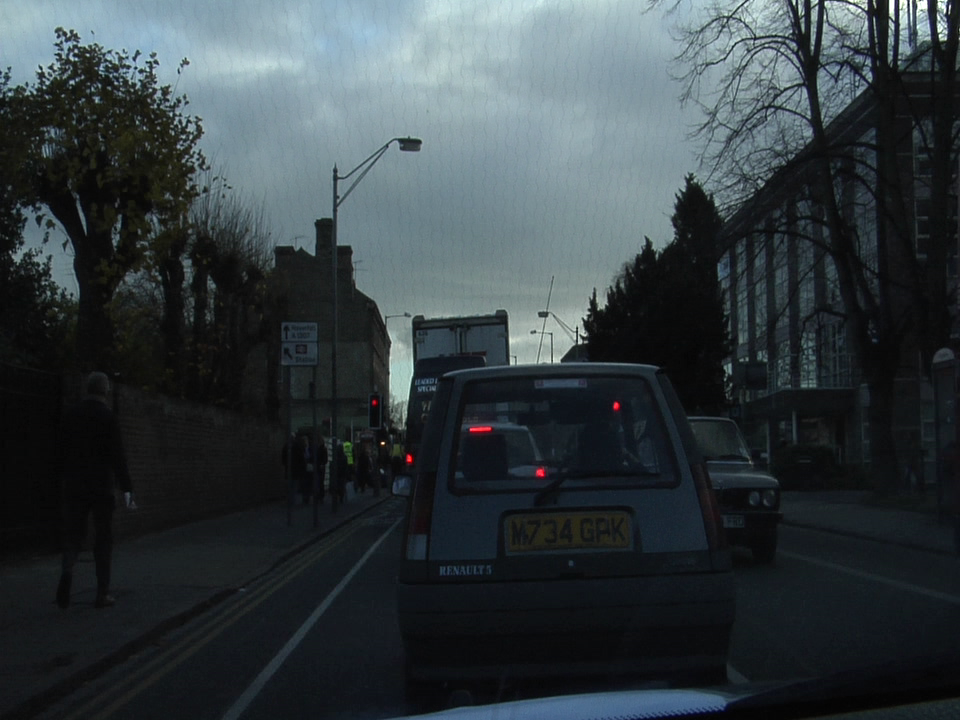
#> input picture FlaskApp/0001TP_009210.png, 960 x 720 px, found by its file name
$ jupyter execute --allow-errors Preprocess_images.ipynb
#> lines starting #> are read from the running program, lines starting #| are printed output that depends on the picture
[cell 1]
import numpy as np
import pandas as pd
import matplotlib.pyplot as plt
from tqdm import tqdm
import os
import cv2
from PIL import Image

I use CLAHE(Contrast Limited Adaptive Histogram Equalisation) technique to amplify contrast in localized regions, making it easy to segment objects with varying contrast or uneven lighting conditions.

[cell 2]
image = cv2.imread('CamVid/train/0001TP_009210.png')
#> image is the input picture: shape (720, 960, 3); mean B, G, R 64.6, 60.9, 52.2
print(image.shape)
#| (720, 960, 3)
gray_image = cv2.cvtColor(image, cv2.COLOR_BGR2GRAY)
plt.figure(figsize = (16,16))
plt.subplot(6,5,1)
plt.imshow(image)
plt.subplot(6,5,2)
plt.title("Grayscale")
plt.imshow(gray_image, cmap = "gray")
for i in range(5,101,5):
    plt.subplot(6,5,5+(int)(i/5))
    plt.title(f"clipLabel = {i}")
    clahe = cv2.createCLAHE(clipLimit = i)
    c_img = clahe.apply(gray_image)
    type_img = type(c_img)
    plt.imshow(c_img, cmap = "gray")
#> this loop made 20 passes
#> pass 1, `c_img = clahe.apply(gray_image)`:
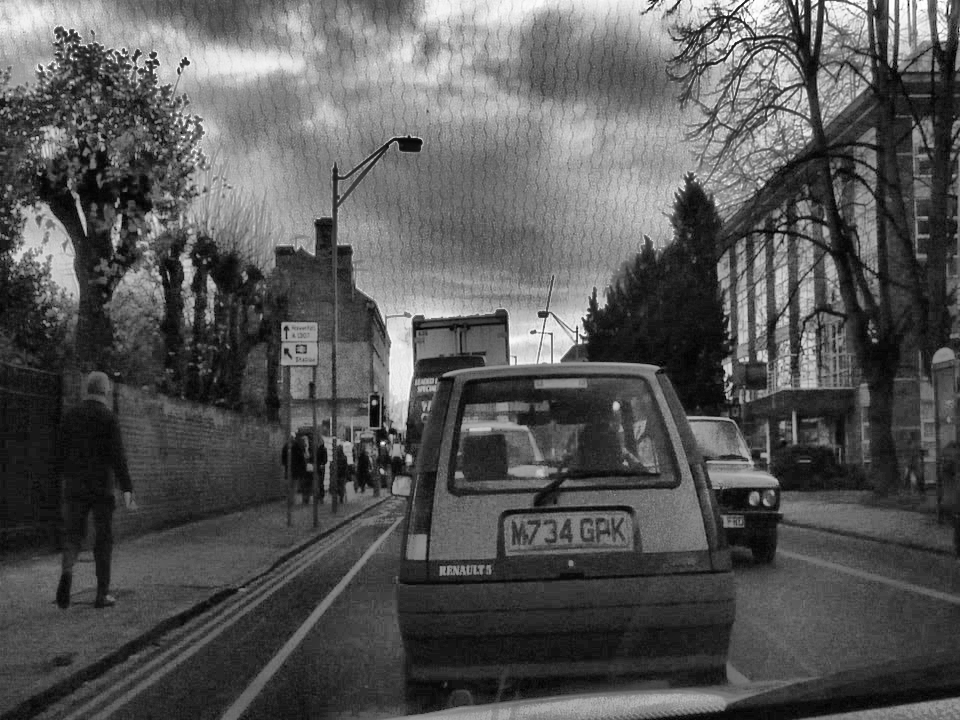
#> c_img: shape (720, 960); min 1, max 255, mean 86.5
#> pass 3, `c_img = clahe.apply(gray_image)`:
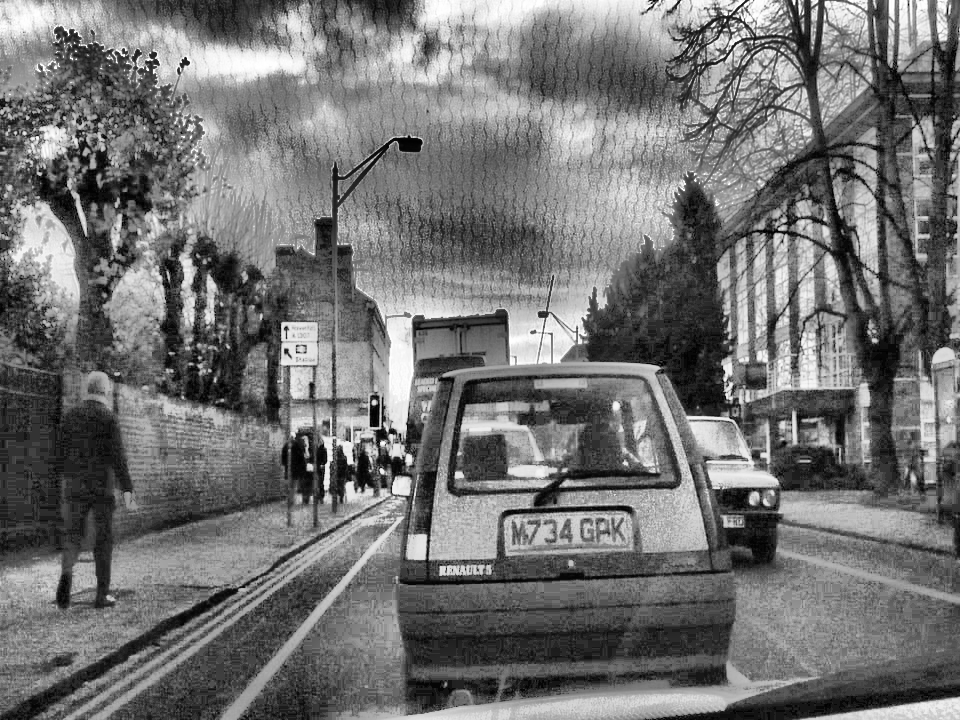
#> c_img: shape (720, 960); min 0, max 255, mean 114.5
plt.show()
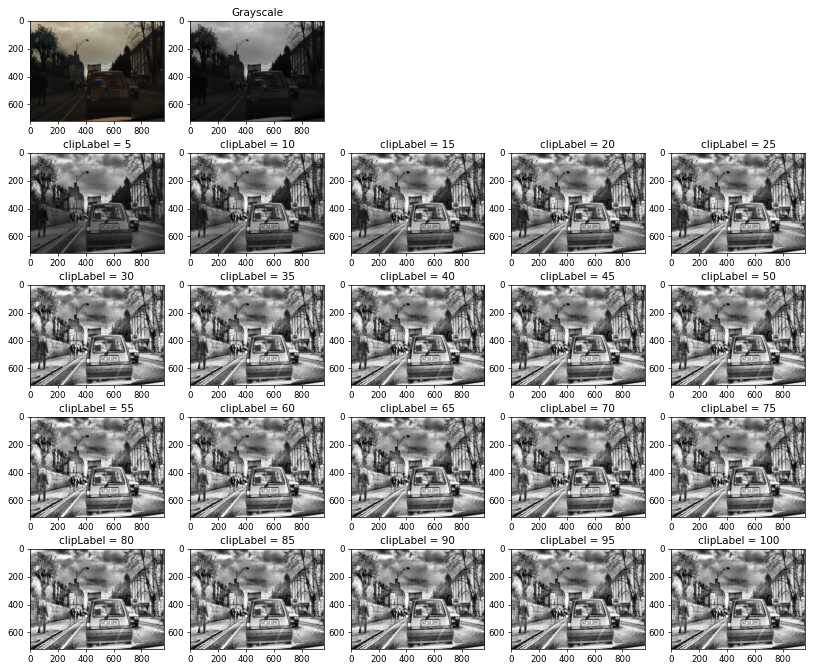
#> figure drawn by matplotlib, 22 panels; B, G, R data is drawn as R, G, B
print(type_img)

[cell 3]
img_names = list(os.listdir("Camvid/train"))
#> (the rest of this cell did not finish here and is left out)

# Applying CLAHE to training images

## Train:

[cell 4]
clahe = cv2.createCLAHE(clipLimit = 40)
for filename in os.listdir("CamVid/train"):
    if filename == ".ipynb_checkpoints":
        continue

    # Name of processed train image
    processed_file_name = filename[:-4] + "_P" + filename[-4:]

    image = cv2.imread('CamVid/train/'+filename)
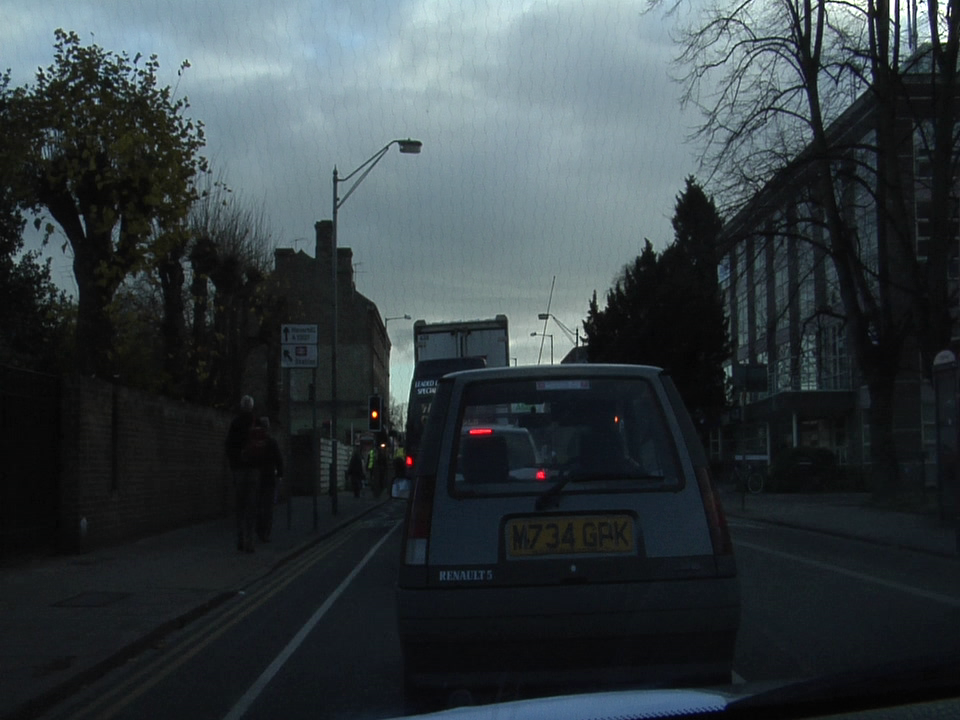
#> input picture CamVid/train/0001TP_009390.png, 960 x 720 px
#> image is the input picture: shape (720, 960, 3); mean B, G, R 65.2, 61.5, 52.8
    gray_image = cv2.cvtColor(image, cv2.COLOR_BGR2GRAY)
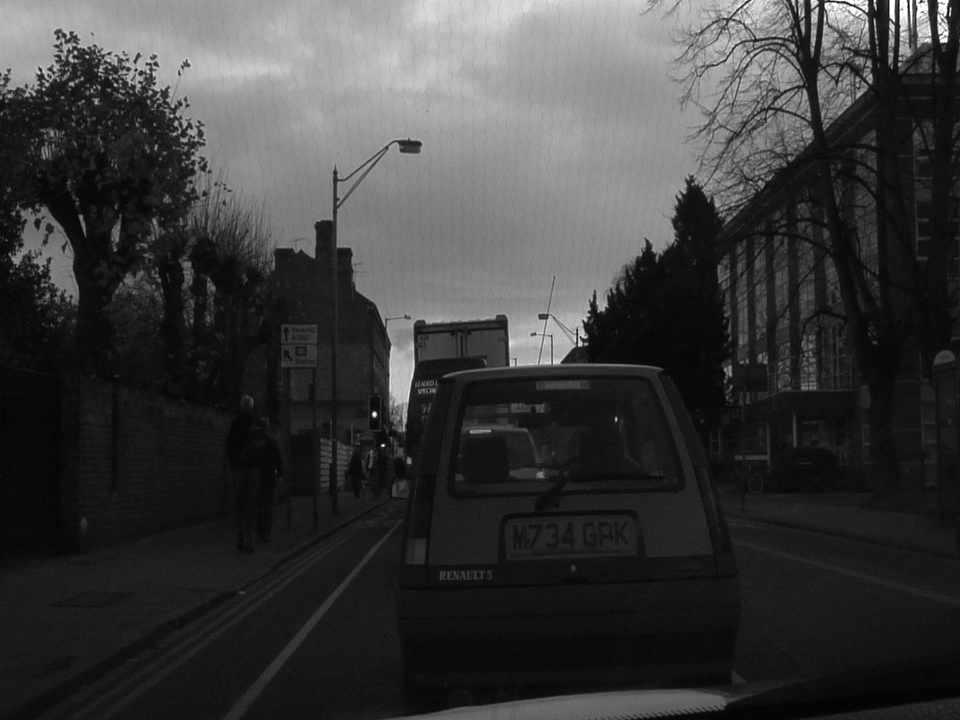
#> gray_image: shape (720, 960); min 1, max 255, mean 59.3
    processed_image = clahe.apply(gray_image)
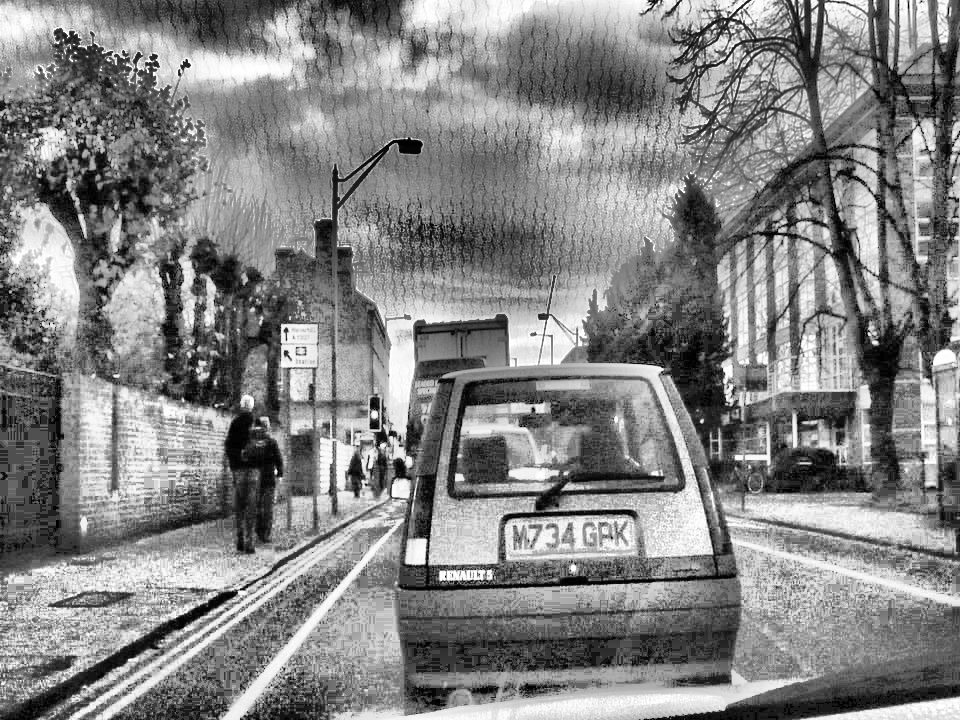
#> processed_image: shape (720, 960); min 0, max 255, mean 132.3

    processed_image = processed_image.astype(np.uint8)
    save_image = Image.fromarray(processed_image, mode = 'L') # Saving as grayscale image
    save_image.save("CamVid/train_processed/" + processed_file_name)
#> pass 2 of the loop `for filename in os.listdir("CamVid/train"):`:
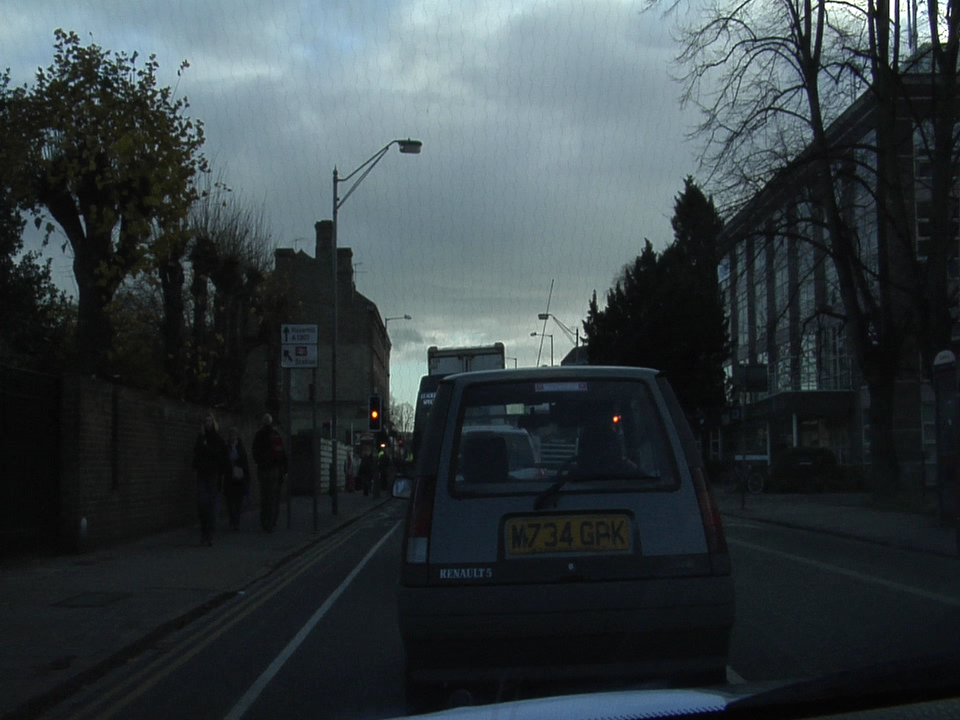
#> input picture CamVid/train/0001TP_009480.png, 960 x 720 px
#> image is the input picture: shape (720, 960, 3); mean B, G, R 66, 62.2, 53.3
#> `gray_image = cv2.cvtColor(image, cv2.COLOR_BGR2GRAY)`:
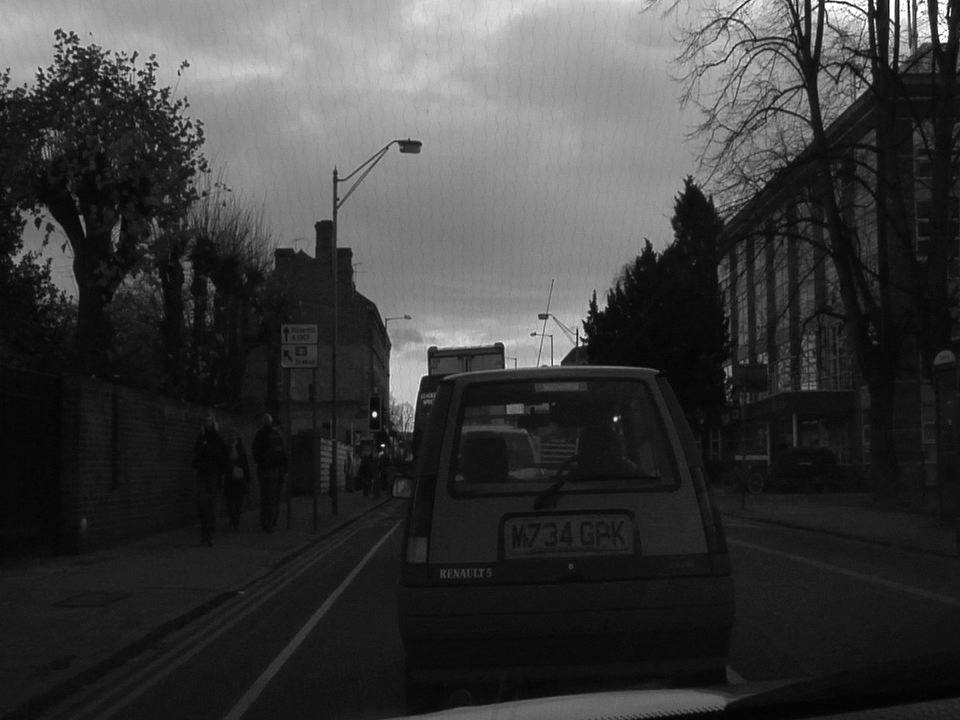
#> gray_image: shape (720, 960); min 2, max 255, mean 60
#> `processed_image = clahe.apply(gray_image)`:
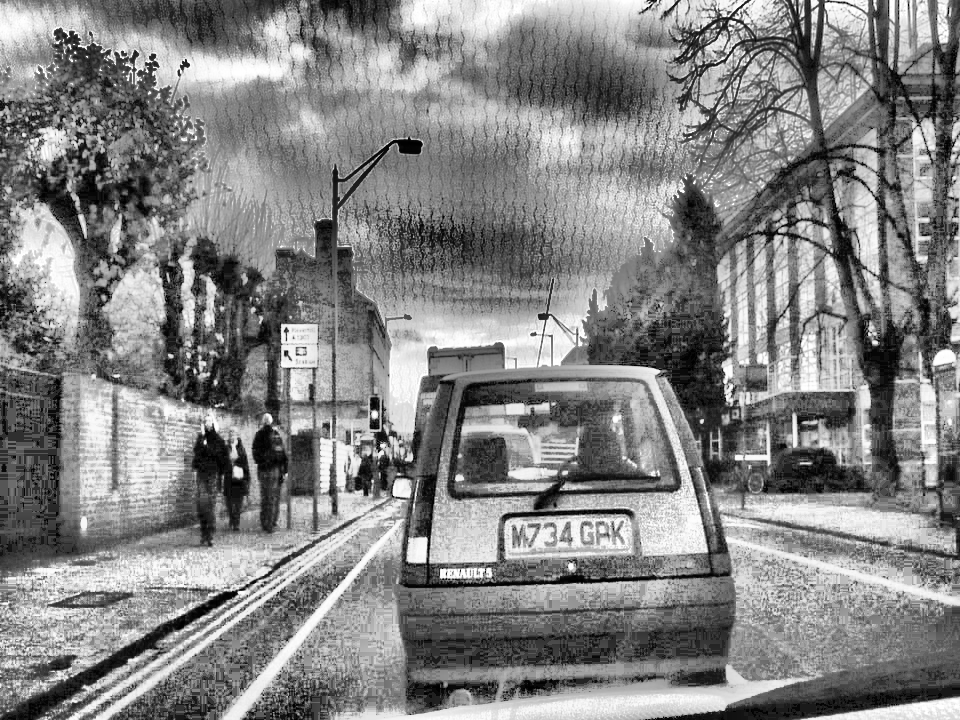
#> processed_image: shape (720, 960); min 0, max 255, mean 132.2
#> pass 3 of the loop `for filename in os.listdir("CamVid/train"):`:
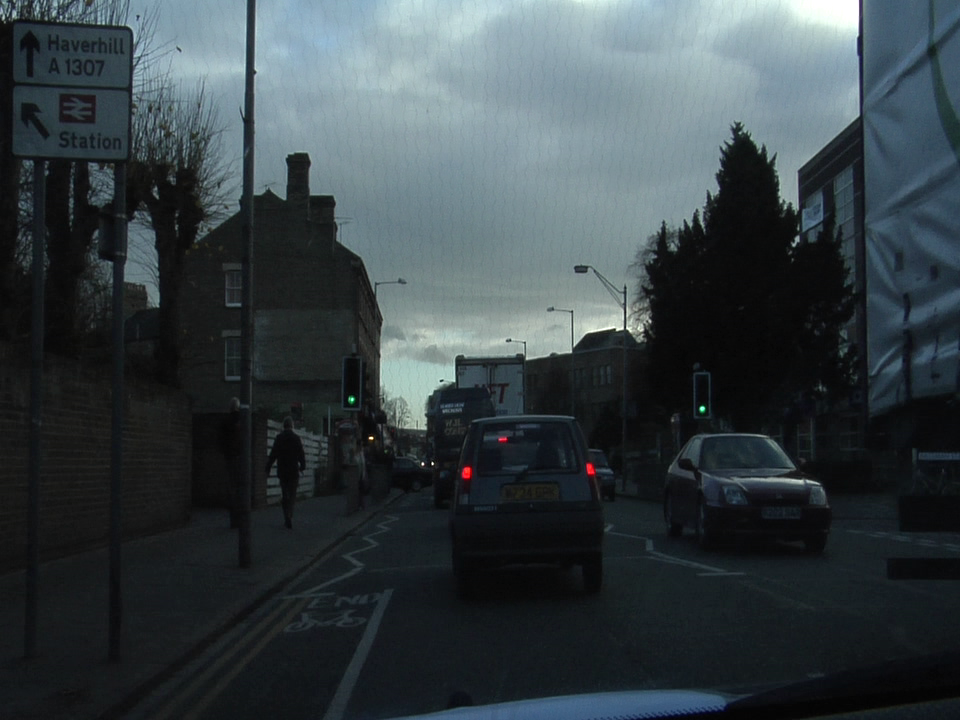
#> input picture CamVid/train/0001TP_009720.png, 960 x 720 px
#> image is the input picture: shape (720, 960, 3); mean B, G, R 69.2, 65.1, 55.5
#> `gray_image = cv2.cvtColor(image, cv2.COLOR_BGR2GRAY)`:
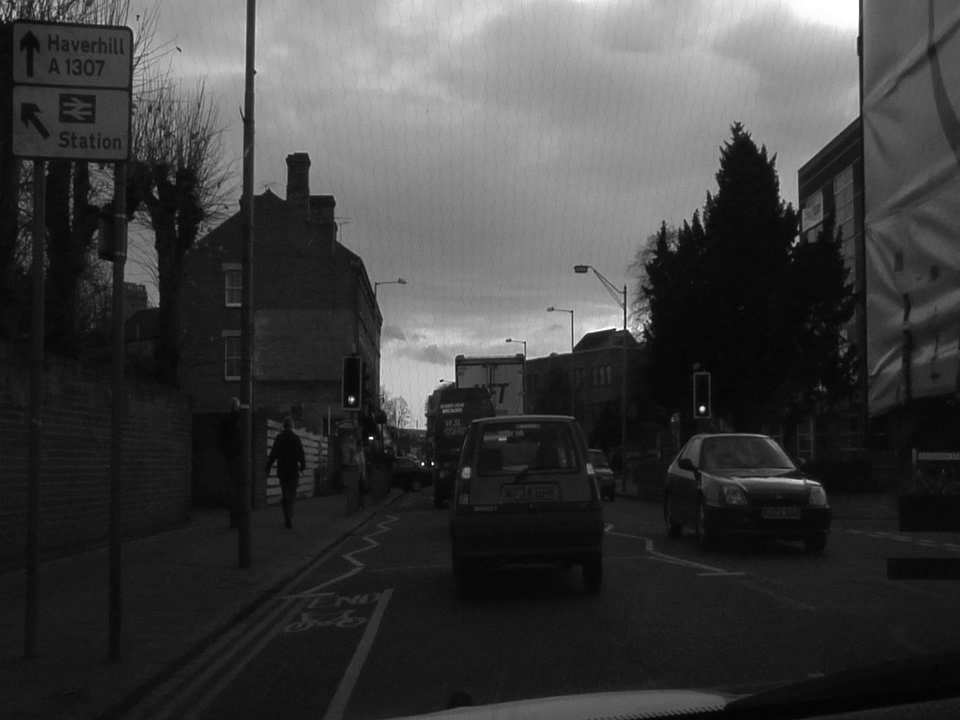
#> gray_image: shape (720, 960); min 2, max 255, mean 62.7
#> `processed_image = clahe.apply(gray_image)`:
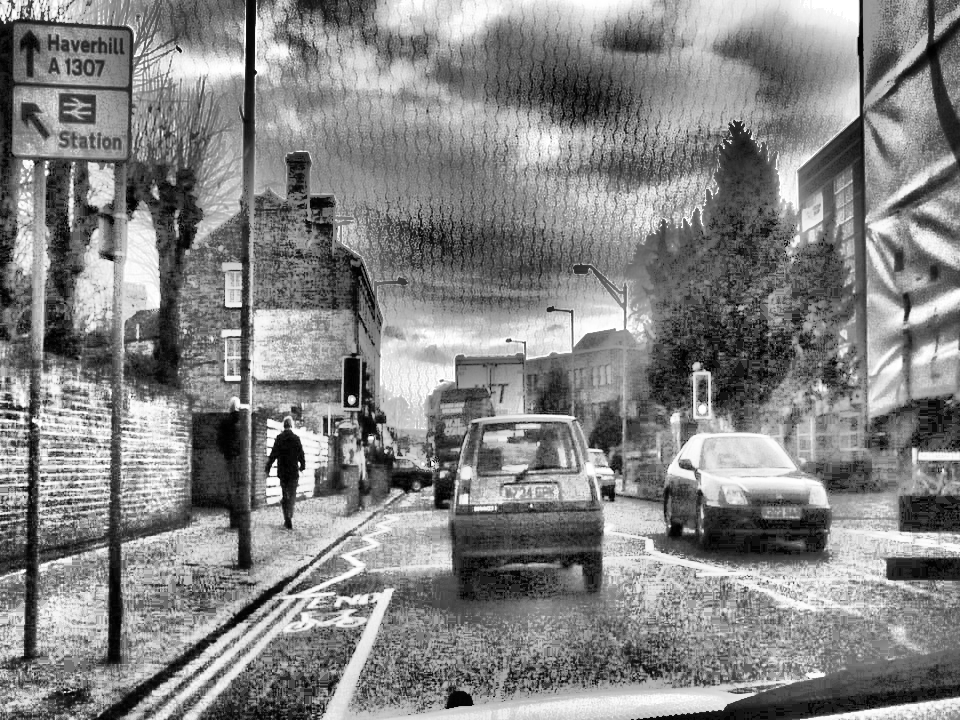
#> processed_image: shape (720, 960); min 0, max 255, mean 131.7

#> (a cell that did not finish here is left out)

[cell 6]
for filename in os.listdir("CamVid/train"):
    if filename == ".ipynb_checkpoints":
        continue
    processed_file_name = filename[:-4] + "_P" + filename[-4:]
    ori_image = np.array(Image.open("CamVid/train/" + filename).convert('L'))
    processed_image = np.array(Image.open("CamVid/train_processed/" + processed_file_name).convert('L'))
    print(processed_image.shape)
#| (720, 960)
    print(filename, processed_file_name)
    fig, (ax1, ax2) = plt.subplots(1,2)
    ax1.imshow(ori_image)
    # ax1.title("original image")
    ax2.imshow(processed_image)
    # ax2.title("processed image")
    break
